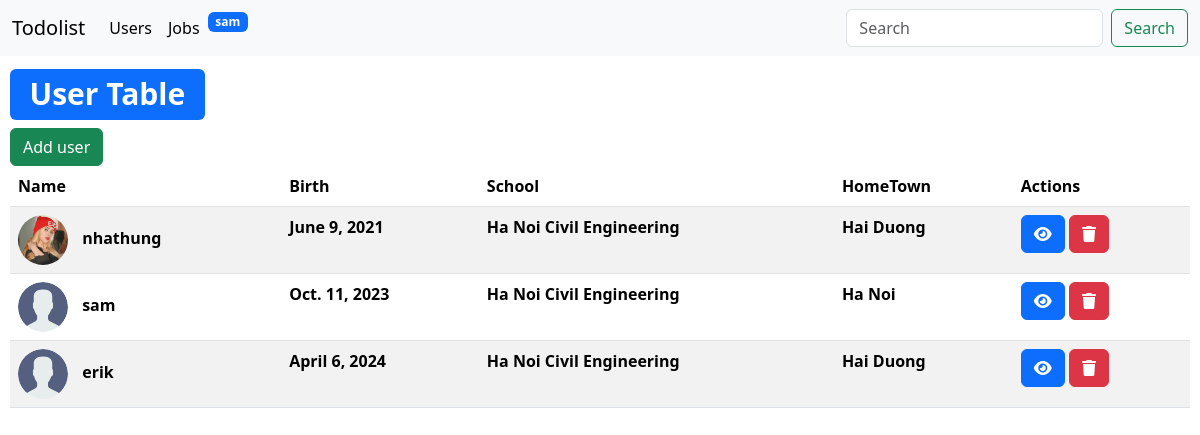
Page /users/ (signed in) on the committed database.
### home/models.py (models this page shows, shortened)
class User(AbstractUser):
    name = models.CharField(max_length=200, null=False, blank=False)
    birth = models.DateField(blank=True,null=True)
    school = models.CharField(blank=True,null=True, max_length=150)
    hometown = models.CharField(blank=True,null=True, max_length=150)
    email = models.EmailField(null=False, blank=False, unique=True)
    profile_picture = models.ImageField(null=True, blank=True, default='avatar.svg')

### home/views.py (the view)
# urls.py: path('users/', views.userPage, name='userPage'),
def userPage(request):
    pageView = 'users'
    users = User.objects.all()
    context = {'users':users, 'pageView':pageView}
    return render(request, 'home/home.html', context)

### home/templates/home/home.html (shortened to what this page needs)
{% extends "base.html" %}
{% block content %}
{% if pageView == 'users' %}
<div style="padding: 10px">
    <h1><span class="badge text-bg-primary">User Table</span></h1>
    <a class="btn btn-success" href="{% url "addUser" %}">Add user</a>
    <table class="table table-striped">
        <thead>
            <tr>
                <th scope="col">Name</th>
                <th scope="col">Birth</th>
                <th scope="col">School</th>
                <th scope="col">HomeTown</th>
                <th scope="col">Actions</th>
            </tr>
        </thead>
        <tbody>
            {% for user in users %}
            <tr>
                <th scope="col">
                    <img src="{{user.profile_picture.url}}" alt="" width=50 height=50
                        style="border-radius: 30px; margin-right: 10px;">
                    {{user.name}}
                </th>
                <th scope="col">{{user.birth}}</th>
                <th scope="col">{{user.school}}</th>
                <th scope="col">{{user.hometown}}</th>
                <th scope="col">
                    <a class="btn btn-primary" href="{% url "updateUser" user.id %}"><i class="fa-solid fa-eye"></i></a>
                    <a class="btn btn-danger" href="{% url "deleteUser" user.id %}"><i class="fa-solid fa-trash"></i></a>
                </th>
            </tr>
            {% endfor %}
        </tbody>
    </table>
</div>
{% else %}
<h2>Please choose one of two topics at the nav bar</h2>
{% endif %}
{% endblock content %}

### templates/nav.html (shortened to what this page needs)
<nav class="navbar navbar-expand-lg bg-body-tertiary">
    <div class="container-fluid">
        <a class="navbar-brand" href="{% url "home" %}">Todolist</a>
        <div class="collapse navbar-collapse" id="navbarSupportedContent">
            <ul class="navbar-nav me-auto mb-2 mb-lg-0">
                <li class="nav-item">
                    <a class="nav-link active" aria-current="page" href="{% url "userPage" %}">Users</a>
                </li>
                <li class="nav-item">
                    <a class="nav-link active" aria-current="page" href="{% url "jobPage" %}">Jobs</a>
                </li>
                <li class="nav-item">
                    <span class="badge text-bg-primary">{{request.user.username}}</span>
                </li>
            </ul>
            <form class="d-flex" role="search">
                <input class="form-control me-2" type="search" placeholder="Search" aria-label="Search">
                <button class="btn btn-outline-success" type="submit">Search</button>
            </form>
        </div>
    </div>
</nav>

### rows in the picture
User: user.username "sam", profile_picture (placeholder picture), name "sam", birth "Oct. 11, 2023", school "Ha Noi Civil Engineering", hometown "Ha Noi"
User: profile_picture (placeholder picture), name "nhathung", birth "June 9, 2021", school "Ha Noi Civil Engineering", hometown "Hai Duong"
User: profile_picture (placeholder picture), name "erik", birth "April 6, 2024", school "Ha Noi Civil Engineering", hometown "Hai Duong"
